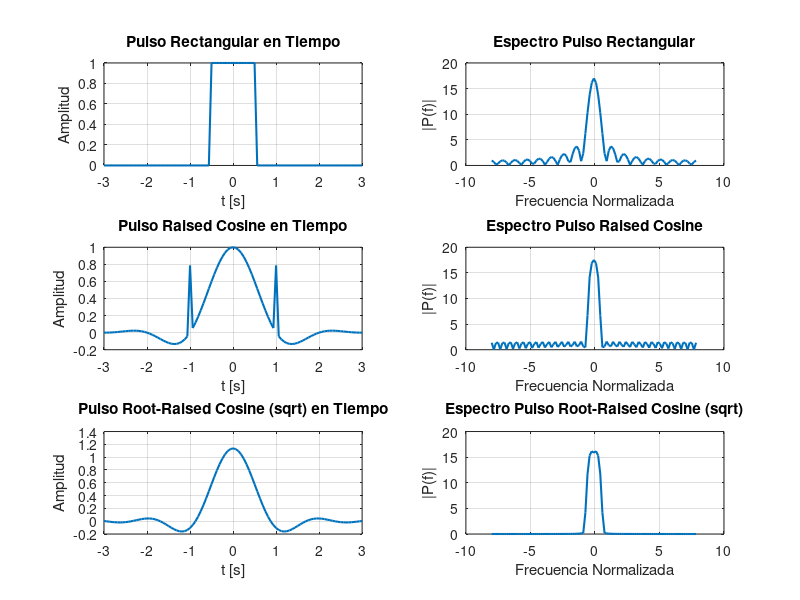

Write MATLAB code to recreate this figure.
%% Comparación: Pulso Rectangular, RC y RRC (Octave)
clc; clear; close all;

%% 1. Parámetros
Ts   = 1;         % Duración del símbolo
L    = 16;        % Muestras por símbolo
a    = 0.5;       % Factor de roll-off
span = 6;         % Número de símbolos que abarca
t    = -span/2:Ts/L:span/2; % Vector de tiempo

%% 2. Pulso Rectangular
p_rect = double(abs(t) <= Ts/2);

%% 3. Pulso Raised Cosine (RC)
p_rc = sinc(t/Ts) .* cos(pi*a*t/Ts) ./ (1 - (2*a*t/Ts).^2);
% Evitar NaN en t = ±Ts/(2*a)
idx = abs(2*a*t/Ts) == 1;
p_rc(idx) = pi/4;

%% 4. Pulso Root-Raised Cosine (RRC) - manual
p_rrc = zeros(size(t));
for k = 1:length(t)
    if t(k) == 0
        p_rrc(k) = 1 - a + 4*a/pi;
    elseif abs(t(k)) == Ts/(4*a)
        p_rrc(k) = (a/sqrt(2)) * ((1+2/pi)*sin(pi/(4*a)) + (1-2/pi)*cos(pi/(4*a)));
    else
        p_rrc(k) = (sin(pi*t(k)*(1-a)/Ts) + 4*a*t(k)/Ts*cos(pi*t(k)*(1+a)/Ts)) / ...
                   (pi*t(k)*(1-(4*a*t(k)/Ts)^2));
    end
end

%% 5. Transformadas de Fourier (espectro)
N = length(t);
f = (-N/2:N/2-1)*(L/Ts/N);  % Frecuencia normalizada

P_rect = abs(fftshift(fft(p_rect)));
P_rc   = abs(fftshift(fft(p_rc)));
P_rrc  = abs(fftshift(fft(p_rrc)));

%% 6. Graficas
figure('Name','Comparación de Pulsos');

% Pulso Rectangular en tiempo
subplot(3,2,1)
plot(t, p_rect,'LineWidth',1.5)
title('Pulso Rectangular en Tiempo')
xlabel('t [s]'); ylabel('Amplitud')
grid on

% Espectro Pulso Rectangular
subplot(3,2,2)
plot(f, P_rect,'LineWidth',1.5)
title('Espectro Pulso Rectangular')
xlabel('Frecuencia Normalizada'); ylabel('|P(f)|')
grid on

% Pulso Raised Cosine en tiempo
subplot(3,2,3)
plot(t, p_rc,'LineWidth',1.5)
title('Pulso Raised Cosine en Tiempo')
xlabel('t [s]'); ylabel('Amplitud')
grid on

% Espectro Pulso Raised Cosine
subplot(3,2,4)
plot(f, P_rc,'LineWidth',1.5)
title('Espectro Pulso Raised Cosine')
xlabel('Frecuencia Normalizada'); ylabel('|P(f)|')
grid on

% Pulso Root-Raised Cosine en tiempo
subplot(3,2,5)
plot(t, p_rrc,'LineWidth',1.5)
title('Pulso Root-Raised Cosine (sqrt) en Tiempo')
xlabel('t [s]'); ylabel('Amplitud')
grid on

% Espectro Pulso Root-Raised Cosine
subplot(3,2,6)
plot(f, P_rrc,'LineWidth',1.5)
title('Espectro Pulso Root-Raised Cosine (sqrt)')
xlabel('Frecuencia Normalizada'); ylabel('|P(f)|')
grid on


